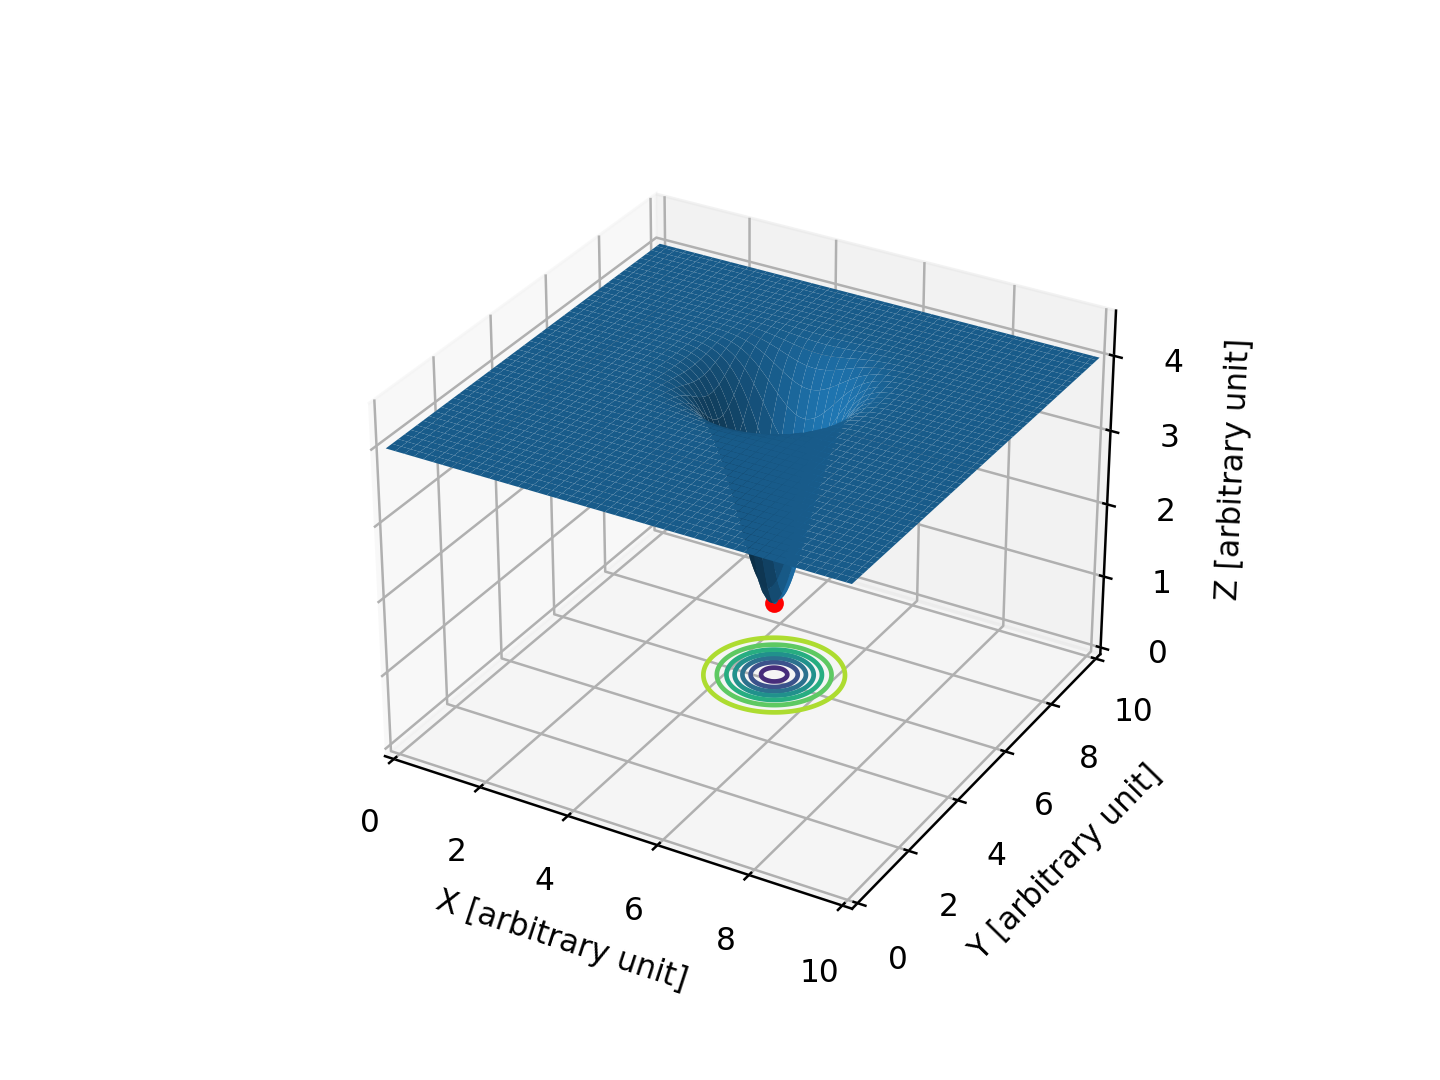

Recreate this plot in Python.
#!/usr/pkg/bin/python3.9

#
# Time-stamp: <2022/10/17 01:06:14 (CST) daisuke>
#

# importing numpy module
import numpy

# importing scipy module
import scipy.optimize

# importing matplotlib module
import matplotlib.figure
import matplotlib.backends.backend_agg

# output file name
file_output = 'ai202209_s05_37.png'

# coefficients
a = -3.0
b = 5.0
c = 6.0
d = 4.0

# function of a curve
def surface (x):
    # curve
    z = a * numpy.exp ( -(x[0] - b)**2 ) * numpy.exp ( -(x[1] - c)**2 ) + d
    # returning y-value
    return z

# finding minimum
minimum = scipy.optimize.minimize (surface, x0=(8.0, 8.0), method='Nelder-Mead')

# printing minimum value
print (f'minimum: z={minimum.fun} at (x, y) = ({minimum.x[0]}, {minimum.x[1]})')

# data to plot
data_x = numpy.linspace (0.0, 10.0, 1001)
data_y = numpy.linspace (0.0, 10.0, 1001)
data_xx, data_yy = numpy.meshgrid (data_x, data_y)
data_zz = a * numpy.exp (-(data_xx - b)**2) * numpy.exp (-(data_yy - c)**2) + d

#
# making plot using Matplotlib
#
    
# making objects "fig" and "ax"
fig    = matplotlib.figure.Figure ()
canvas = matplotlib.backends.backend_agg.FigureCanvasAgg (fig)
ax     = fig.add_subplot (111, projection='3d')

# axes
ax.set_xlabel ('X [arbitrary unit]')
ax.set_ylabel ('Y [arbitrary unit]')
ax.set_zlabel ('Z [arbitrary unit]')
ax.set_xlim (0.0, 10.0)
ax.set_ylim (0.0, 10.0)
ax.set_zlim (0.0, 4.5)

# plotting data
ax.plot_surface (data_xx, data_yy, data_zz, \
                 label='$f(x,y) = -3 \exp (x-5)^2 \exp (y-6)^2 + 4$')
ax.contour (data_xx, data_yy, data_zz, zdir='z', offset=0.0)
ax.plot3D (minimum.x[0], minimum.x[1], minimum.fun, linestyle='None', \
           marker='o', markersize=5.0, color='red', label='minimum')

# saving file
fig.savefig (file_output, dpi=225)
